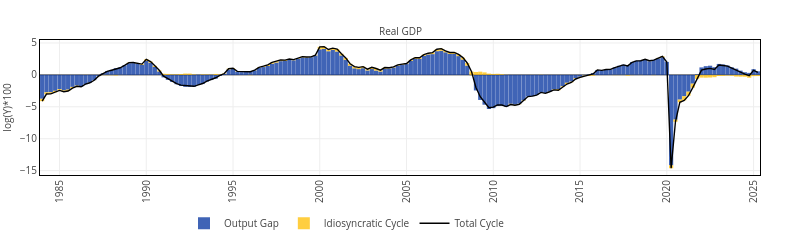
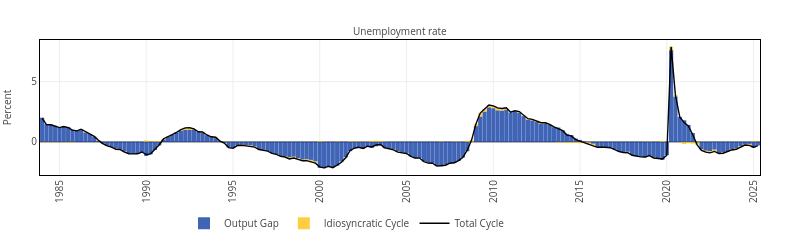
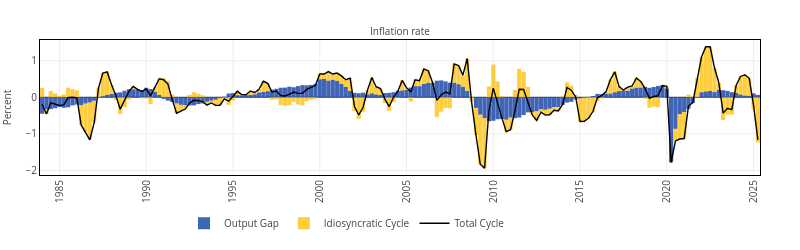
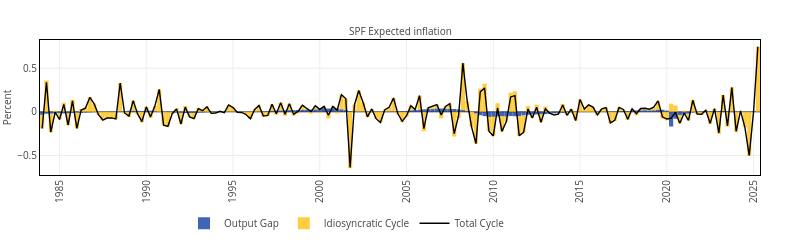

Source (notebook cell) for these figures, in order:
### Markdown cell above
#### Historical decomposition

### Code cell
figures = Array{Any}(undef, 8);

for i=1:4
    trace1 = pltjs.bar(;x=date[1:end-max_h], y=Ψeᵐ[1:end-max_h, i], name="Output Gap", marker_color=c1, showlegend=true);
    trace3 = pltjs.bar(x=date[1:end-max_h], y=iCᵐ[1:end-max_h, i], name="Idiosyncratic Cycle", marker_color=c3, showlegend=true);
    trace4 = pltjs.scatter(x=date[1:end-max_h], y=Ψeᵐ[1:end-max_h, i]+iCᵐ[1:end-max_h, i], name="Total Cycle", mode="lines", line=attr(width=1.4, color="black"), showlegend=true);

    databar = [trace1, trace3, trace4];
    layout  = pltjs.Layout(;title=titles[i], titlefont_size=12,
                           xaxis=attr(tickfont_size=10, showgrid=true, linecolor="black", mirror=true, titlefont=attr(size=10), nticks=20, tickangle=-90),
                           yaxis=attr(tickfont_size=10, showgrid=true, linecolor="black", mirror=true, titlefont=attr(size=10), title=scales[i]),
                           barmode="relative", 
                           bargap=0,
                           bargroupgap=0);

    figures[i] = pltjs.plot(databar, layout);
end

fig = [figures[1]; ]


# Bars
fig.plot.layout["barmode"] = "relative";
fig.plot.layout["bargap"]  = 0.02;

# Size
fig.plot.layout["width"]  = 800;
fig.plot.layout["height"] = 250;

# Margins
fig.plot.layout["margin"][:b]  = 40;
fig.plot.layout["margin"][:t]  = 40;
fig.plot.layout["margin"][:r]  = 40;
fig.plot.layout["margin"][:l]  = 40;

# Title size
for i=1:1
    fig.plot.layout["annotations"][i][:font][:size] = 10;
end

# Legend
fig.plot.layout["legend"] = attr(orientation="h", y=-0.25, x=0.2, font=attr(size=10))
display(fig)
#savefig(fig, "./img/historical_decomposition.pdf", format="pdf")



fig = [figures[2];]


# Bars
fig.plot.layout["barmode"] = "relative";
fig.plot.layout["bargap"]  = 0.02;

# Size
fig.plot.layout["width"]  = 800;
fig.plot.layout["height"] = 250;

# Margins
fig.plot.layout["margin"][:b]  = 40;
fig.plot.layout["margin"][:t]  = 40;
fig.plot.layout["margin"][:r]  = 40;
fig.plot.layout["margin"][:l]  = 40;

# Title size
for i=1:1
    fig.plot.layout["annotations"][i][:font][:size] = 10;
end

# Legend
fig.plot.layout["legend"] = attr(orientation="h", y=-0.25, x=0.2, font=attr(size=10))
display(fig)
#savefig(fig, "./img/historical_decomposition.pdf", format="pdf")


fig = [figures[3];]


# Bars
fig.plot.layout["barmode"] = "relative";
fig.plot.layout["bargap"]  = 0.02;

# Size
fig.plot.layout["width"]  = 800;
fig.plot.layout["height"] = 250;

# Margins
fig.plot.layout["margin"][:b]  = 40;
fig.plot.layout["margin"][:t]  = 40;
fig.plot.layout["margin"][:r]  = 40;
fig.plot.layout["margin"][:l]  = 40;

# Title size
for i=1:1
    fig.plot.layout["annotations"][i][:font][:size] = 10;
end

# Legend
fig.plot.layout["legend"] = attr(orientation="h", y=-0.25, x=0.2, font=attr(size=10))
display(fig)
#savefig(fig, "./img/historical_decomposition.pdf", format="pdf")


fig = [figures[4];]


# Bars
fig.plot.layout["barmode"] = "relative";
fig.plot.layout["bargap"]  = 0.02;

# Size
fig.plot.layout["width"]  = 800;
fig.plot.layout["height"] = 250;

# Margins
fig.plot.layout["margin"][:b]  = 40;
fig.plot.layout["margin"][:t]  = 40;
fig.plot.layout["margin"][:r]  = 40;
fig.plot.layout["margin"][:l]  = 40;

# Title size
for i=1:1
    fig.plot.layout["annotations"][i][:font][:size] = 10;
end

# Legend
fig.plot.layout["legend"] = attr(orientation="h", y=-0.25, x=0.2, font=attr(size=10))
display(fig)
#savefig(fig, "./img/historical_decomposition.pdf", format="pdf")

### Figure 1 — Plotly figure (JSON) as saved in the notebook; plotly's stock layout.template omitted (floating-point values rounded to 4 significant figures; data arrays with more than 128 entries replaced by an {"elided": "..."} marker saying what was removed)
{"data": [{"marker": {"color": "rgba(0, 48, 158, .75)"}, "name": "Output Gap", "showlegend": true, "type": "bar", "x": {"elided": "166 str values"}, "xaxis": "x1", "y": {"elided": "166 float values"}, "yaxis": "y1"}, {"marker": {"color": "rgba(255, 190, 0, .75)"}, "name": "Idiosyncratic Cycle", "showlegend": true, "type": "bar", "x": {"elided": "166 str values"}, "xaxis": "x1", "y": {"elided": "166 float values"}, "yaxis": "y1"}, {"line": {"color": "black", "width": 1.4}, "mode": "lines", "name": "Total Cycle", "showlegend": true, "type": "scatter", "x": {"elided": "166 str values"}, "xaxis": "x1", "y": {"elided": "166 float values"}, "yaxis": "y1"}], "layout": {"annotations": [{"font": {"size": 10}, "showarrow": false, "text": "Real GDP", "x": 0.5, "xanchor": "center", "xref": "paper", "y": 1, "yanchor": "bottom", "yref": "paper"}], "bargap": 0.02, "barmode": "relative", "height": 250, "legend": {"font": {"size": 10}, "orientation": "h", "x": 0.2, "y": -0.25}, "margin": {"b": 40, "l": 40, "r": 40, "t": 40}, "width": 800, "xaxis1": {"anchor": "y1", "domain": [0, 1], "linecolor": "black", "mirror": true, "nticks": 20, "showgrid": true, "tickangle": -90, "tickfont": {"size": 10}, "titlefont": {"size": 10}}, "yaxis1": {"anchor": "x1", "domain": [0, 1], "linecolor": "black", "mirror": true, "showgrid": true, "tickfont": {"size": 10}, "title": "log(Y)*100", "titlefont": {"size": 10}}}}

### Figure 2 — Plotly figure (JSON) as saved in the notebook; plotly's stock layout.template omitted (floating-point values rounded to 4 significant figures; data arrays with more than 128 entries replaced by an {"elided": "..."} marker saying what was removed)
{"data": [{"marker": {"color": "rgba(0, 48, 158, .75)"}, "name": "Output Gap", "showlegend": true, "type": "bar", "x": {"elided": "166 str values"}, "xaxis": "x1", "y": {"elided": "166 float values"}, "yaxis": "y1"}, {"marker": {"color": "rgba(255, 190, 0, .75)"}, "name": "Idiosyncratic Cycle", "showlegend": true, "type": "bar", "x": {"elided": "166 str values"}, "xaxis": "x1", "y": {"elided": "166 float values"}, "yaxis": "y1"}, {"line": {"color": "black", "width": 1.4}, "mode": "lines", "name": "Total Cycle", "showlegend": true, "type": "scatter", "x": {"elided": "166 str values"}, "xaxis": "x1", "y": {"elided": "166 float values"}, "yaxis": "y1"}], "layout": {"annotations": [{"font": {"size": 10}, "showarrow": false, "text": "Unemployment rate", "x": 0.5, "xanchor": "center", "xref": "paper", "y": 1, "yanchor": "bottom", "yref": "paper"}], "bargap": 0.02, "barmode": "relative", "height": 250, "legend": {"font": {"size": 10}, "orientation": "h", "x": 0.2, "y": -0.25}, "margin": {"b": 40, "l": 40, "r": 40, "t": 40}, "width": 800, "xaxis1": {"anchor": "y1", "domain": [0, 1], "linecolor": "black", "mirror": true, "nticks": 20, "showgrid": true, "tickangle": -90, "tickfont": {"size": 10}, "titlefont": {"size": 10}}, "yaxis1": {"anchor": "x1", "domain": [0, 1], "linecolor": "black", "mirror": true, "showgrid": true, "tickfont": {"size": 10}, "title": "Percent", "titlefont": {"size": 10}}}}

### Figure 3 — Plotly figure (JSON) as saved in the notebook; plotly's stock layout.template omitted (floating-point values rounded to 4 significant figures; data arrays with more than 128 entries replaced by an {"elided": "..."} marker saying what was removed)
{"data": [{"marker": {"color": "rgba(0, 48, 158, .75)"}, "name": "Output Gap", "showlegend": true, "type": "bar", "x": {"elided": "166 str values"}, "xaxis": "x1", "y": {"elided": "166 float values"}, "yaxis": "y1"}, {"marker": {"color": "rgba(255, 190, 0, .75)"}, "name": "Idiosyncratic Cycle", "showlegend": true, "type": "bar", "x": {"elided": "166 str values"}, "xaxis": "x1", "y": {"elided": "166 float values"}, "yaxis": "y1"}, {"line": {"color": "black", "width": 1.4}, "mode": "lines", "name": "Total Cycle", "showlegend": true, "type": "scatter", "x": {"elided": "166 str values"}, "xaxis": "x1", "y": {"elided": "166 float values"}, "yaxis": "y1"}], "layout": {"annotations": [{"font": {"size": 10}, "showarrow": false, "text": "Inflation rate", "x": 0.5, "xanchor": "center", "xref": "paper", "y": 1, "yanchor": "bottom", "yref": "paper"}], "bargap": 0.02, "barmode": "relative", "height": 250, "legend": {"font": {"size": 10}, "orientation": "h", "x": 0.2, "y": -0.25}, "margin": {"b": 40, "l": 40, "r": 40, "t": 40}, "width": 800, "xaxis1": {"anchor": "y1", "domain": [0, 1], "linecolor": "black", "mirror": true, "nticks": 20, "showgrid": true, "tickangle": -90, "tickfont": {"size": 10}, "titlefont": {"size": 10}}, "yaxis1": {"anchor": "x1", "domain": [0, 1], "linecolor": "black", "mirror": true, "showgrid": true, "tickfont": {"size": 10}, "title": "Percent", "titlefont": {"size": 10}}}}

### Figure 4 — Plotly figure (JSON) as saved in the notebook; plotly's stock layout.template omitted (floating-point values rounded to 4 significant figures; data arrays with more than 128 entries replaced by an {"elided": "..."} marker saying what was removed)
{"data": [{"marker": {"color": "rgba(0, 48, 158, .75)"}, "name": "Output Gap", "showlegend": true, "type": "bar", "x": {"elided": "166 str values"}, "xaxis": "x1", "y": {"elided": "166 float values"}, "yaxis": "y1"}, {"marker": {"color": "rgba(255, 190, 0, .75)"}, "name": "Idiosyncratic Cycle", "showlegend": true, "type": "bar", "x": {"elided": "166 str values"}, "xaxis": "x1", "y": {"elided": "166 float values"}, "yaxis": "y1"}, {"line": {"color": "black", "width": 1.4}, "mode": "lines", "name": "Total Cycle", "showlegend": true, "type": "scatter", "x": {"elided": "166 str values"}, "xaxis": "x1", "y": {"elided": "166 float values"}, "yaxis": "y1"}], "layout": {"annotations": [{"font": {"size": 10}, "showarrow": false, "text": "SPF Expected inflation", "x": 0.5, "xanchor": "center", "xref": "paper", "y": 1, "yanchor": "bottom", "yref": "paper"}], "bargap": 0.02, "barmode": "relative", "height": 250, "legend": {"font": {"size": 10}, "orientation": "h", "x": 0.2, "y": -0.25}, "margin": {"b": 40, "l": 40, "r": 40, "t": 40}, "width": 800, "xaxis1": {"anchor": "y1", "domain": [0, 1], "linecolor": "black", "mirror": true, "nticks": 20, "showgrid": true, "tickangle": -90, "tickfont": {"size": 10}, "titlefont": {"size": 10}}, "yaxis1": {"anchor": "x1", "domain": [0, 1], "linecolor": "black", "mirror": true, "showgrid": true, "tickfont": {"size": 10}, "title": "Percent", "titlefont": {"size": 10}}}}
